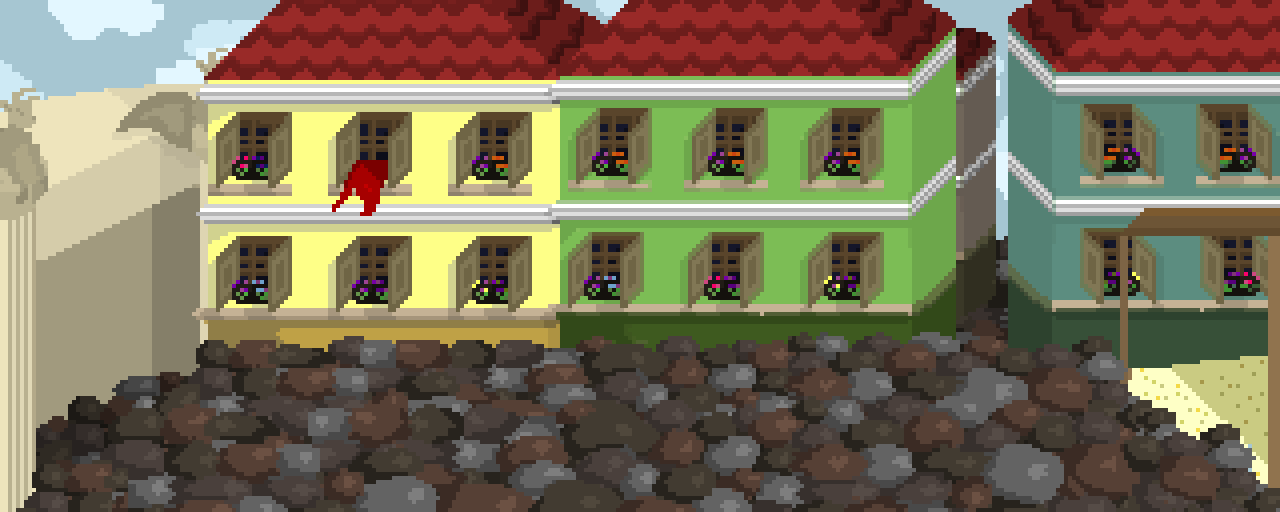

A 2D game scene composited from a Tiled map and its tileset images. What follows is a short description and the map's XML, with each tile layer's data collapsed to a summary:
An orthogonal 80x32 tile map with 16x16 px tiles, 2 tile layers (Слой тайлов 1, Слой тайлов 2), 4 tilesets and 7 objects.

<map version="1.0" tiledversion="1.1.4" orientation="orthogonal" renderorder="right-down" width="80" height="32" tilewidth="16" tileheight="16" infinite="0" nextobjectid="37">
 <tileset firstgid="1" source="tileset1.tsx" />
 <tileset firstgid="2" name="back" tilewidth="16" tileheight="16" tilecount="160" columns="20">
  <image source="back.png" width="320" height="128" />
 </tileset>
 <tileset firstgid="162" name="back1" tilewidth="16" tileheight="16" tilecount="40960" columns="320">
  <image source="back1.png" width="5120" height="2048" />
 </tileset>
 <tileset firstgid="41122" name="back2" tilewidth="16" tileheight="16" tilecount="2560" columns="80">
  <image source="back2.png" width="1280" height="512" />
 </tileset>
 <layer name="Слой тайлов 1" width="80" height="32">
  <data>[2560 cells, 336 non-empty, 1 distinct tile ids]</data>
 </layer>
 <layer name="Слой тайлов 2" width="80" height="32">
  <data>[2560 cells, 2560 non-empty, 2560 distinct tile ids]</data>
 </layer>
 <objectgroup name="enemy">
  <object id="24" x="0" y="112" width="64" height="64" />
  <object id="33" x="1216" y="400" width="64" height="64" />
 </objectgroup>
 <objectgroup name="player">
  <object id="3" x="560" y="400" width="64" height="64" />
 </objectgroup>
 <objectgroup name="walls">
  <object id="1" x="0" y="496" width="1552" height="16" />
  <object id="8" x="-16" y="0" width="16" height="512" />
  <object id="9" x="-16" y="-16" width="1568" height="16" />
  <object id="34" x="1280" y="0" width="16" height="496" />
 </objectgroup>
</map>
